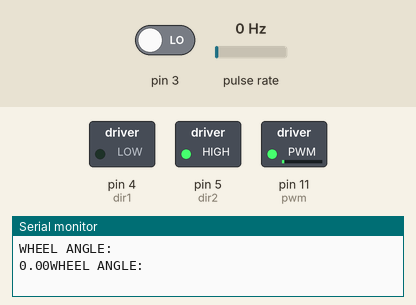
Recording of a sketch running on a simulated Arduino Uno, built with avr-gcc and run on an emulated ATmega328P. Shown: switched loads named in the sketch (green lamp = pin HIGH), the last lines printed to the serial monitor. Wiring (inferred from the names in the program): pulse sensor: data pin 2. The inputs (shaded band) are chosen by the test bench; at power-on: pin 3 LOW, pulse rate 0 Hz.

Above: at 0.05 s.
At 0.55 s:
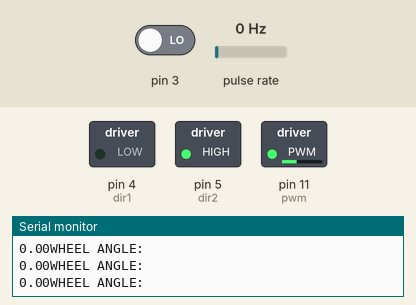
At 1.15 s:
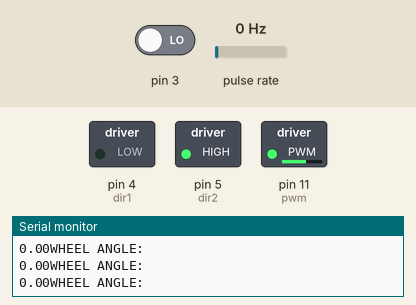
At 2.3 s:
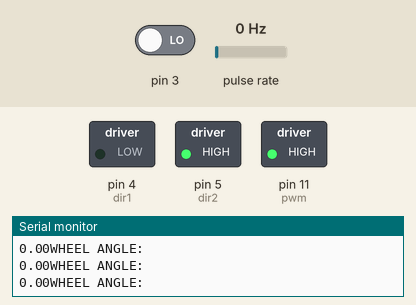
Timing chart, 0 to 3.8 s (numbered marks = the images above):
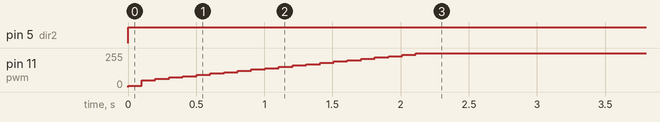

Measured:
- by itself, pin 5 (dir2): LOW → HIGH at 0.00 s
- by itself, pin 11 (pwm): moves from 0/255 to 255/255 over 2.2 s

The sketch:

sketch_apr26a.ino
```cpp
double count = 0; //set the counts of the encoder
double angle = 0;//set the angles
boolean A,B;
byte state, statep;

double pwm = 11;// this is the PWM pin for the motor for how much we move it to correct for its error
const int dir1 = 4;//these pins are to control the direction of the motor (clockwise/counter-clockwise)
const int dir2 = 5;

double setpoint = 100;//I am setting it to move through 100 degrees
double Kp = 0.32;// you can set these constants however you like depending on trial & error
double Ki = 0.1;
double Kd = -0.3;

float last_error = 0; //
float error = 0;
float changeError = 0;
float totalError = 0;
float pidTerm = 0;
float pidTerm_scaled = 0;// if the total gain we get is not in the PWM range we scale it down so that it's not bigger than |255|


void setup() {
  Serial.begin(9600);
  pinMode(2, INPUT);//encoder pins
  pinMode(3, INPUT);
  attachInterrupt(0,Achange,CHANGE);//interrupt pins for encoder
  attachInterrupt(1,Bchange,CHANGE);

  pinMode(pwm, OUTPUT);
  pinMode(dir1, OUTPUT);
  pinMode(dir2, OUTPUT);

}

void loop(){

  PIDcalculation();// find PID value

  if (angle < setpoint) {
    digitalWrite(dir1, LOW);// Forward motion
    digitalWrite(dir2, HIGH);
  } else {
    digitalWrite(dir1, HIGH);//Reverse motion
    digitalWrite(dir2, LOW);
  }

  analogWrite(pwm, pidTerm_scaled);

  Serial.println("WHEEL ANGLE:");
  Serial.print(angle);

  delay(100);
}

void PIDcalculation(){
  angle = (0.9 * count);//count to angle conversion
  error = setpoint - angle;

  changeError = error - last_error; // derivative term
  totalError += error; //accumalate errors to find integral term
  pidTerm = (Kp * error) + (Ki * totalError) + (Kd * changeError);//total gain
  pidTerm = constrain(pidTerm, -255, 255);//constraining to appropriate value
  pidTerm_scaled = abs(pidTerm);//make sure it's a positive value

  last_error = error;
}

void Achange() //these functions are for finding the encoder counts
{
  A = digitalRead(2);
  B = digitalRead(3);

  if ((A==HIGH)&&(B==HIGH)) state = 1;
  if ((A==HIGH)&&(B==LOW)) state = 2;
  if ((A==LOW)&&(B==LOW)) state = 3;
  if((A==LOW)&&(B==HIGH)) state = 4;
  switch (state)
  {
    case 1:
    {
      if (statep == 2) count++;
      if (statep == 4) count--;
      break;
    }
    case 2:
    {
      if (statep == 1) count--;
      if (statep == 3) count++;
      break;
    }
    case 3:
    {
      if (statep == 2) count --;
      if (statep == 4) count ++;
      break;
    }
    default:
    {
      if (statep == 1) count++;
      if (statep == 3) count--;
    }
  }
  statep = state;

}

void Bchange()
{
  A = digitalRead(2);
  B = digitalRead(3);

  if ((A==HIGH)&&(B==HIGH)) state = 1;
  if ((A==HIGH)&&(B==LOW)) state = 2;
  if ((A==LOW)&&(B==LOW)) state = 3;
  if((A==LOW)&&(B==HIGH)) state = 4;
  switch (state)
  {
    case 1:
    {
      if (statep == 2) count++;
      if (statep == 4) count--;
      break;
    }
    case 2:
    {
      if (statep == 1) count--;
      if (statep == 3) count++;
      break;
    }
    case 3:
    {
      if (statep == 2) count --;
      if (statep == 4) count ++;
      break;
    }
    default:
    {
      if (statep == 1) count++;
      if (statep == 3) count--;
    }
  }
  statep = state;

}
```
